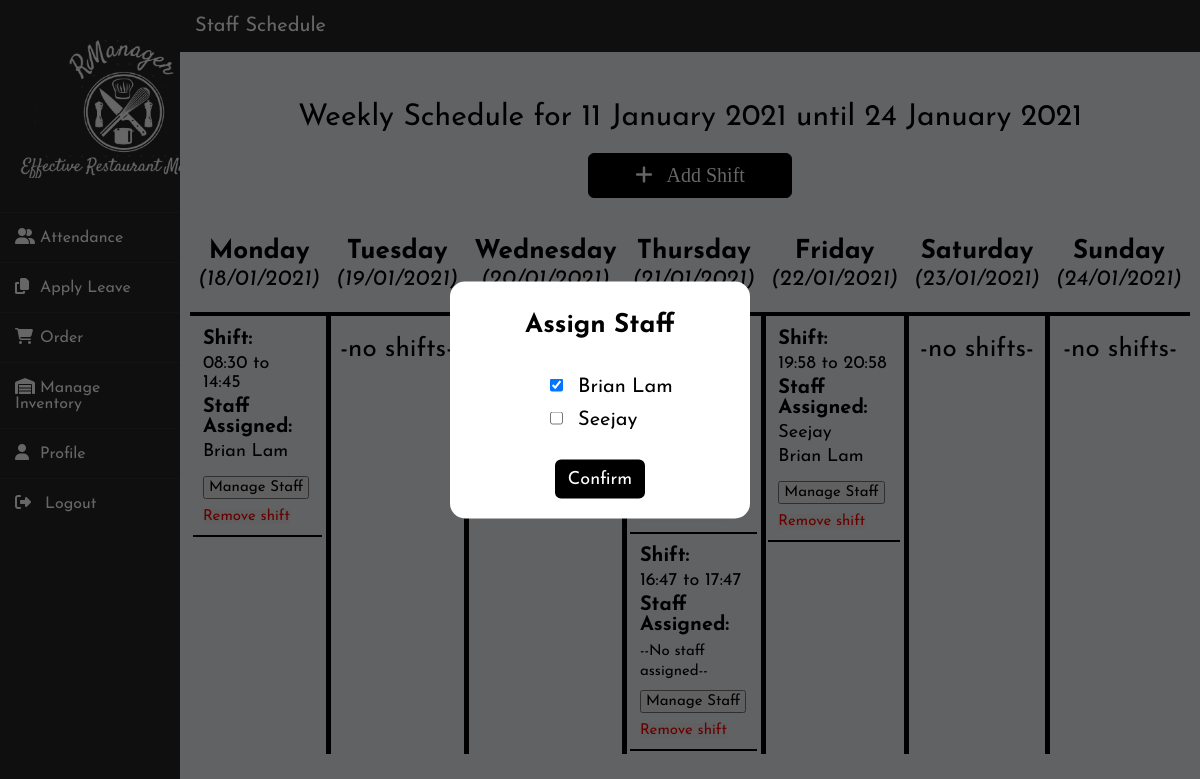
/schedule.php?shift=8, run on the app's committed database.
### tables this page shows
CREATE TABLE IF NOT EXISTS `shifts` (
  `Shift_ID` int(200) NOT NULL AUTO_INCREMENT,
  `shiftday` varchar(20) DEFAULT NULL,
  `starttime` varchar(20) DEFAULT NULL,
  `endtime` varchar(20) DEFAULT NULL,
  PRIMARY KEY (`Shift_ID`)
);

CREATE TABLE IF NOT EXISTS `staff` (
  `Staff_ID` int(11) NOT NULL AUTO_INCREMENT,
  `name` varchar(50) DEFAULT NULL,
  `email` varchar(50) DEFAULT NULL,
  `pwd` varchar(50) DEFAULT NULL,
  `gender` varchar(50) DEFAULT NULL,
  `dob` date DEFAULT NULL,
  `phone` varchar(50) DEFAULT NULL,
  `address` varchar(200) DEFAULT NULL,
  `role` varchar(50) DEFAULT NULL,
  `hourlyrate` decimal(10,2) DEFAULT NULL,
  `datejoined` date DEFAULT NULL,
  PRIMARY KEY (`Staff_ID`)
);

### includes/conversionfunctions.php (called while the page is built, shortened)
<?php
function ReturnNumToMonth($num){
    if ($num == "1"){
        return "January";
    } elseif (($num == "2")){
        return "February";
    } elseif (($num == "3")){
        return "March";
    } elseif (($num == "4")){
        return "April";
    } elseif (($num == "5")){
        return "May";
    } elseif (($num == "6")){
        return "June";
    } elseif (($num == "7")){
        return "July";
    } elseif (($num == "8")){
        return "August";
    } elseif (($num == "9")){
        return "September";
    } elseif (($num == "10")){
        return "October";
    } elseif (($num == "11")){
        return "November";
    } elseif (($num == "12")){
        return "December";
    }
}

### schedule.php (the view, shortened to what this page needs)
<!DOCTYPE html>
<head>
    <link href="stylesheets/default.css" rel="stylesheet" type="text/css">
    <link href="stylesheets/schedule.css" rel="stylesheet" type="text/css">
</head>
<body>
    <?php include "sidebar.php"; ?>
    <?php include "includes/conn.php"; ?>
    <?php include "includes/conversionfunctions.php"; ?>
    <div class="mainbody">
        <div class="topbar">
            <span>Staff Schedule</span>
        </div>
        <center>
            <?php
            $unconvertedmonday = strtotime('last monday');
            $unconvertedsunday = strtotime('this sunday');
            $monday = date("d",$unconvertedmonday)." ".ReturnNumToMonth(date("m",$unconvertedmonday))." ".date("Y",$unconvertedmonday);
            $sunday = date("d",$unconvertedsunday)." ".ReturnNumToMonth(date("m",$unconvertedsunday))." ".date("Y",$unconvertedsunday);
            ?>
            <p class="toptext">Weekly Schedule for <?php echo $monday?> until <?php echo $sunday?></p>
            <button class="btn" style="margin-top: 20px;" onclick="showModal()"><i class="fas fa-plus"></i> &nbsp; Add Shift</button>
            <?php
            $strtoconvert = (1 - date('w'))." days";
            $monday = date("d/m/Y", strtotime($strtoconvert));
            $strtoconvert = (2 - date('w'))." days";
            $tuesday = date("d/m/Y", strtotime($strtoconvert));
            $strtoconvert = (3 - date('w'))." days";
            $wednesday = date("d/m/Y", strtotime($strtoconvert));
            $strtoconvert = (4 - date('w'))." days";
            $thursday = date("d/m/Y", strtotime($strtoconvert));
            $strtoconvert = (5 - date('w'))." days";
            $friday = date("d/m/Y", strtotime($strtoconvert));
            $strtoconvert = (6 - date('w'))." days";
            $saturday = date("d/m/Y", strtotime($strtoconvert));
            $strtoconvert = (7 - date('w'))." days";
            $sunday = date("d/m/Y", strtotime($strtoconvert));
            ?>
            <table class="timetable">
                <tr id="HeaderRow">
                    <td width="10%;">Monday <br> <span class="date">(<?php echo $monday ?>)</span></td>
                    <td width="10%;">Tuesday <br> <span class="date">(<?php echo $tuesday ?>)</span></td>
                    <td width="10%;">Wednesday <br> <span class="date">(<?php echo $wednesday ?>)</span></td>
                    <td width="10%;">Thursday <br> <span class="date">(<?php echo $thursday ?>)</span></td>
                    <td width="10%;">Friday <br> <span class="date">(<?php echo $friday ?>)</span></td>
                    <td width="10%;">Saturday <br> <span class="date">(<?php echo $saturday ?>)</span></td>
                    <td width="10%;">Sunday <br> <span class="date">(<?php echo $sunday ?>)</span></td>
                </tr>
                <tr>
                <?php
                $days = array("Monday", "Tuesday", "Wednesday", "Thursday", "Friday", "Saturday", "Sunday");
                for ($i = 0; $i < 7; $i++){
                    $day = $days[$i]; ?>
                    <td id="<?php echo $day; ?>" class="day">
                        <?php
                        $sql = "SELECT * FROM shifts WHERE shiftday = '".$day."'";
                        $result = mysqli_query($con, $sql);
                        if (mysqli_num_rows($result) > 0) {
                            while ($shift = mysqli_fetch_assoc($result)){?>
                                <div class="shift">
                                    <p><strong>Shift: </strong></p>
                                    <p style="font-size: 18px;"><?php echo $shift['starttime'] ?> to <?php echo $shift['endtime'] ?></p>
                                    <p><strong>Staff Assigned: </strong></p>
                                    <?php
                                    $sql = "SELECT staff.Staff_ID, staff.name FROM schedule LEFT JOIN staff ON schedule.Staff_ID = staff.Staff_ID WHERE Shift_ID = ".$shift['Shift_ID'];
                                    $stafflist = mysqli_query($con, $sql);
                                    if (mysqli_num_rows($stafflist) > 0){
                                        while ($staff = mysqli_fetch_assoc($stafflist)){
                                            echo '<p style="font-size: 18px;">'.$staff['name'].'</p>';
                                        }
                                    } else {
                                        echo "<span style='font-size: 15px'>--No staff assigned--</span>";
                                    }
                                    ?>
                                    <button class="addstaff" id="<?php echo $shift['Shift_ID'] ?>" onclick="location.href='schedule.php?shift=<?php echo $shift['Shift_ID'] ?>';">Manage Staff</button>
                                    <button class="removeshift" onclick="removeShift('<?php echo $shift['Shift_ID'];?>', )">Remove shift</button>
                                </div>
                            <?php }?>
                        <?php } else { ?>
                            <p style="margin-top: 20px">-no shifts-</p>
                        <?php } ?>
                        </td>
                <?php }
                ?>
                </tr>
            </table>
        </center>
    </div>
    <?php
    if (isset($_GET['shift'])){ ?>
        <div id="staffmodal">
            <form action="includes/managestaffshift.php" method="POST">
                <center>
                <p class="modaltitle">Assign Staff</p>
                <div class="assignstaff">
                    <?php
                    $sql = "SELECT * FROM staff ORDER BY name";
                    $result = mysqli_query($con, $sql);
                    while ($staff = mysqli_fetch_assoc($result)){
                        $sql = "SELECT * FROM schedule WHERE Staff_ID = ".$staff['Staff_ID']." AND Shift_ID = ".$_GET['shift'];
                        $result2 = mysqli_query($con, $sql);
                        if (mysqli_num_rows($result2) > 0){ ?>
                            <input id="<?php echo $staff['Staff_ID'] ?>" type="checkbox" onchange="editStaffCommand(this.id)" checked>
                        <?php } else { ?>
                            <input id="<?php echo $staff['Staff_ID'] ?>" type="checkbox" onchange="editStaffCommand(this.id)">
                        <?php } ?>
                        <label for="<?php echo $staff['Staff_ID'] ?>"><?php echo $staff['name'] ?></label>
                        <br>
                    <?php } ?>
                </div>
                <button type="submit" class="submitbutton" name="add">Confirm</button>
                </center>
            </form>
        </div>
    <?php } ?>
    <div id="hiddenform">
        <form action="includes/deleteshift.php" method="POST">
        </form>
    </div>
</body>

### stylesheets/default.css (style rules this page uses)
body, html { font-family: 'Open Sans', sans-serif; margin: 0px; height: 100%; background: #F5F5F5; }
body { display: flex; }
.mainbody { width: 85%; margin-left: 15%; position: relative; }
.topbar { background: #262626; width: 100%; padding-top: 16px; padding-bottom: 16px; }
.topbar span { margin: 3px; color: white; font-size: 20px; margin-left: 15px; vertical-align: middle; }
.btn { background-color: black; font-size: 20px; color: white; padding: 5px 15px; font-family: Product Sans; border-radius: 6px; cursor: pointer; box-shadow: 0px; border:1px solid black; transition: all 0.2s; text-decoration: none; outline: none; }

### stylesheets/schedule.css (style rules this page uses)
.toptext { font-size: 30px; margin-top: 50px; }
.btn { width: 20%; padding: 10px; }
.timetable { margin-top: 40px; font-size: 26px; border-collapse: collapse; text-align: center; position: relative; width: 98%; }
#HeaderRow td { padding-left: 0px; padding-right: 0px; }
#HeaderRow { border-bottom: 4px solid black; font-weight: bold; }
#HeaderRow td { padding-bottom: 20px; }
.shift { margin-top: 20px; border-bottom: 2px solid black; text-align: left; width: 95%; padding: 10px; font-size: 20px; margin: 2%; }
.shift p { margin-bottom: 5px; }
.addstaff { padding: 2px 4px; font-size: 15px; margin-top: 10px; }
.removeshift { color: red; box-shadow: 0px; border-style: none; outline: none; margin-top: 10px; font-size: 15px; }
.day { border-right: 5px solid black; vertical-align: top; }
#Sunday { border-right: none; }
.date { font-size: 22px; font-style: italic; font-weight: normal; }
#staffmodal { position: absolute; top: 50%; left: 50%; transform: translate(-50%, -50%); background-color: white; width: 25%; height: auto; max-height: 500px; opacity: 100%; z-index: 4; opacity: 1; border-radius: 15px; }
.modaltitle { margin-top: 30px; font-size: 26px; font-weight:bolder; }
.submitbutton { margin-top: 25px; margin-bottom: 20px; background-color: black; color: white; font-weight: normal; border: none; font-size: 18px; border-radius: 6px; width: 30%; height: 20%; padding: 8px; cursor: pointer; border: 2px solid black; }
#hiddenform { position: fixed; top: 0%; left: 0%; }
.assignstaff { overflow-y: scroll; max-height: 200px; width: 80%; margin-top: 30px; user-select: none; text-align: left; padding-left: 60px; }
.assignstaff input { margin: 10px; }
.assignstaff label { font-size: 20px; }

### stylesheets/sidebar.css (style rules this page uses)
* { margin: 0; padding: 0; box-sizing: border-box; list-style: none; text-decoration: none; font-family: 'Josefin Sans', sans-serif; }
body { background-color: #f3f5f9; }

### data on the page
shifts: starttime "08:30", endtime "14:45"
staff: name "Brian Lam"
shifts: starttime "16:47", endtime "17:47", shows "--No staff assigned--"
shifts: starttime "19:58", endtime "20:58"
staff: name "Seejay"

### other printed values
$monday "11 January 2021"
$sunday "24 January 2021"
$monday "18/01/2021"
$sunday "24/01/2021"
